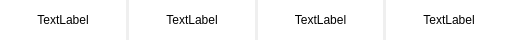
<?xml version="1.0" encoding="UTF-8"?>
<ui version="4.0">
 <class>Buttons</class>
 <widget class="QWidget" name="Buttons">
  <property name="geometry">
   <rect>
    <x>0</x>
    <y>0</y>
    <width>512</width>
    <height>40</height>
   </rect>
  </property>
  <property name="windowTitle">
   <string>Form</string>
  </property>
  <widget class="QFrame" name="horizontalFrame">
   <property name="geometry">
    <rect>
     <x>0</x>
     <y>0</y>
     <width>512</width>
     <height>40</height>
    </rect>
   </property>
   <layout class="QHBoxLayout" name="horizontalLayout">
    <property name="spacing">
     <number>3</number>
    </property>
    <property name="leftMargin">
     <number>0</number>
    </property>
    <property name="topMargin">
     <number>0</number>
    </property>
    <property name="rightMargin">
     <number>0</number>
    </property>
    <property name="bottomMargin">
     <number>0</number>
    </property>
    <item>
     <widget class="QLabel" name="firstButton">
      <property name="styleSheet">
       <string notr="true">background-color: rgb(255, 255, 255);</string>
      </property>
      <property name="text">
       <string>TextLabel</string>
      </property>
      <property name="alignment">
       <set>Qt::AlignCenter</set>
      </property>
     </widget>
    </item>
    <item>
     <widget class="QLabel" name="secondButton">
      <property name="styleSheet">
       <string notr="true">background-color: rgb(255, 255, 255);</string>
      </property>
      <property name="text">
       <string>TextLabel</string>
      </property>
      <property name="alignment">
       <set>Qt::AlignCenter</set>
      </property>
     </widget>
    </item>
    <item>
     <widget class="QLabel" name="thirdButton">
      <property name="styleSheet">
       <string notr="true">background-color: rgb(255, 255, 255);</string>
      </property>
      <property name="text">
       <string>TextLabel</string>
      </property>
      <property name="alignment">
       <set>Qt::AlignCenter</set>
      </property>
     </widget>
    </item>
    <item>
     <widget class="QLabel" name="fourthButton">
      <property name="minimumSize">
       <size>
        <width>30</width>
        <height>0</height>
       </size>
      </property>
      <property name="styleSheet">
       <string notr="true">background-color: rgb(255, 255, 255);</string>
      </property>
      <property name="text">
       <string>TextLabel</string>
      </property>
      <property name="alignment">
       <set>Qt::AlignCenter</set>
      </property>
     </widget>
    </item>
   </layout>
  </widget>
 </widget>
 <resources/>
 <connections/>
</ui>
